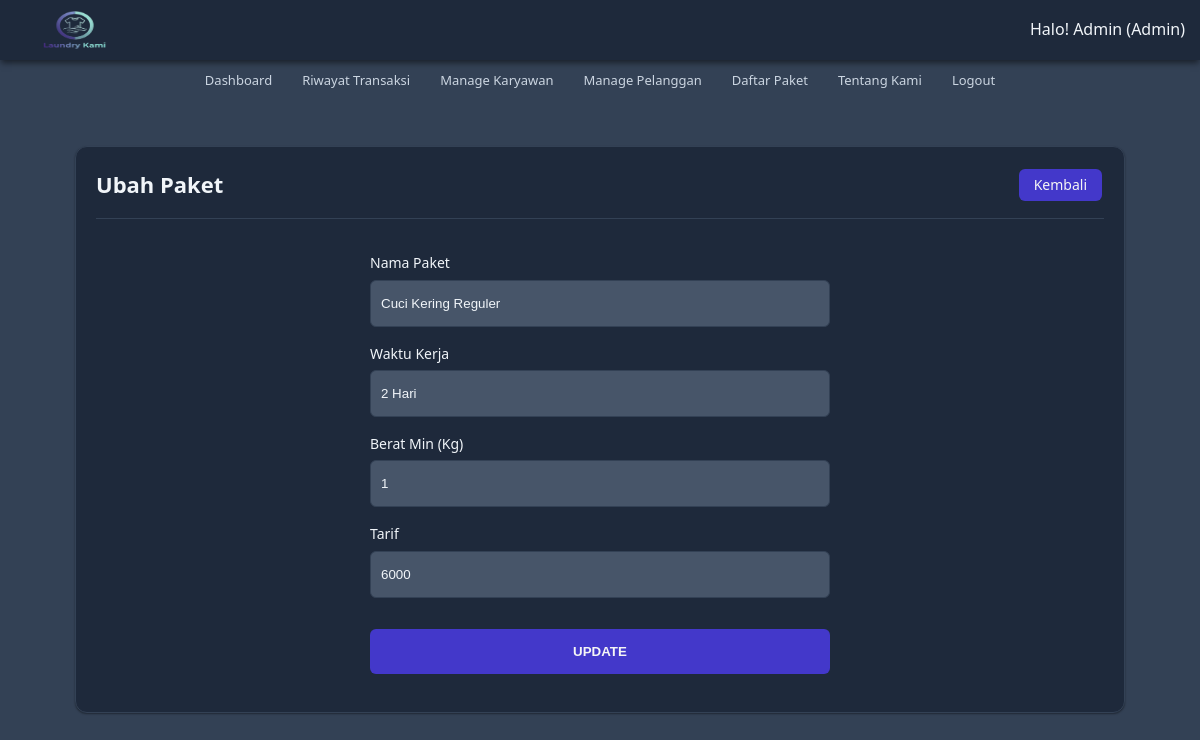
Page /paket/pkt_dc/edit.php?id_dc=1 (signed in) on the committed database.
### tables this page shows
CREATE TABLE `tb_dry_clean` (
  `id_dc` int(11) NOT NULL AUTO_INCREMENT,
  `nama_paket_dc` varchar(100) NOT NULL,
  `waktu_kerja_dc` varchar(20) NOT NULL,
  `kuantitas_dc` int(11) NOT NULL,
  `tarif_dc` int(11) NOT NULL,
  PRIMARY KEY (`id_dc`)
);

### src/_functions.php (called while the page is built, shortened)
<?php
$host = "db";
$user = "user_db";
$pass = "password_db";
$db = "laundry_app";
$koneksi = mysqli_connect($host, $user, $pass, $db);
function url($path = '')
{
    $protocol = (!empty($_SERVER['HTTPS']) && $_SERVER['HTTPS'] !== 'off') ? "https" : "http";
    $host = $_SERVER['HTTP_HOST'];
    $base_url = $protocol . '://' . $host . '/';
    return $base_url . ltrim($path, '/');
}
function query($query)
{
    global $koneksi;
    $result = mysqli_query($koneksi, $query);
    $rows = [];
    while ($row = mysqli_fetch_assoc($result)) {
        $rows[] = $row;
    }
    return $rows;
}

### src/paket/pkt_dc/edit.php (the view, shortened to what this page needs)
<?php
require_once('../../_header.php');
$id_dc = $_GET['id_dc'];
$data_dc = query("SELECT * FROM tb_dry_clean WHERE id_dc = '$id_dc'")[0];
?>
<div id="edit_dc" class="main-content">
   <div class="container">
      <div class="baris">
         <div class="col mt-2">
            <div class="card">
               <div class="card-title card-flex">
                  <div class="card-col">
                     <h2>Ubah Paket</h2>
                  </div>
                  <div class="card-col txt-right">
                     <a href="<?= url('paket/pkt_dc/pkt_dc.php') ?>" class="btn-xs bg-primary" style="color: whitesmoke;">Kembali</a>
                  </div>
               </div>
               <div class="card-body">
                  <form action="" method="post" class="form-input">
                     <div class="form-grup">
                        <label for="nama">Nama Paket</label>
                        <input type="text" name="nama_paket_dc" placeholder="Nama paket" value="<?= $data_dc['nama_paket_dc'] ?>" autocomplete="off" id="nama" required>
                     </div>
                     <div class="form-grup">
                        <label for="wk">Waktu Kerja</label>
                        <input type="text" name="waktu_kerja_dc" placeholder="Durasi Kerja" value="<?= $data_dc['waktu_kerja_dc'] ?>" autocomplete="off" id="wk" required>
                     </div>
                     <div class="form-grup">
                        <label for="berat">Berat Min (Kg)</label>
                        <input type="text" name="kuantitas_dc" placeholder="Berat per-Kg" value="<?= $data_dc['kuantitas_dc'] ?>" autocomplete="off" id="berat" required>
                     </div>
                     <div class="form-grup">
                        <label for="tarif">Tarif</label>
                        <input type="text" name="tarif_dc" placeholder="Harga Paket" value="<?= $data_dc['tarif_dc'] ?>" autocomplete="off" id="tarif" required>
                     </div>
                     <div class="form-grup ">
                        <button type="submit" class="mt-1" name="ubah" style="color: whitesmoke;">Update</button>
                     </div>
                  </form>
               </div>
            </div>
         </div>
      </div>
   </div>
</div>

### src/assets/css/style.css (style rules this page uses)
:root { --primary: #4338ca; --primary-light: #6366f1; --primary-dark: #312e81; --secondary: #64748b; --secondary-light: #94a3b8; --danger: #dc2626; --warning: #d97706; --success: #059669; --info: #0891b2; --bg-primary: #1e293b; --bg-secondary: #334155; --bg-tertiary: #475569; --bg-quaternary: #64748b; --text-primary: #f1f5f9; --text-secondary: #cbd5e1; --text-tertiary: #94a3b8; --text-quaternary: #64748b; --border: #334155; --border-light: #475569; --border-dark: #1e293b; --shadow-sm: 0 1px 2px 0 rgba(0, 0, 0, 0.4); --shadow-md: 0 4px 6px -1px rgba(0, 0, 0, 0.5); --shadow-lg: 0 10px 15px -3px rgba(0, 0, 0, 0.5); --shadow-xl: 0 20px 25px -5px rgba(0, 0, 0, 0.6); --radius: 12px; --radius-sm: 8px; --radius-xs: 6px; --transition: all 0.3s cubic-bezier(0.4, 0, 0.2, 1); --transition-fast: all 0.15s cubic-bezier(0.4, 0, 0.2, 1); }
* { margin: 0; padding: 0; box-sizing: border-box; transition: background-color 0.4s ease, color 0.4s ease, border-color 0.4s ease; }
html, body { width: 100%; max-width: 100%; position: relative; font-family: system-ui, -apple-system, BlinkMacSystemFont, "Segoe UI", Roboto, "Helvetica Neue", Arial, sans-serif; display: flex; flex-direction: column; background: var(--bg-secondary); color: var(--text-primary); line-height: 1.6; -webkit-font-smoothing: antialiased; -moz-osx-font-smoothing: grayscale; overflow-x: hidden; }
.txt-right { text-align: right; }
.mt-1 { margin-top: 15px }
.mt-2 { margin-top: 30px }
h2 { font-size: 22px; }
.main-content { display: flex; flex-direction: column; }
.container { display: flex; flex-direction: column; width: 1080px; max-width: 100%; margin: auto; padding: 0 15px; min-height: 20px; }
.baris { position: relative; margin: 0 -15px; display: flex; flex-direction: row; flex-wrap: wrap; }
.bg-primary { border: 2px solid var(--primary); color: var(--bg-primary); background: var(--primary); }
.col { flex: 1; }
.card { background: var(--bg-primary); margin: 15px; padding: 20px; border-radius: var(--radius); box-shadow: var(--shadow-sm); border: 1px solid var(--border); transition: var(--transition); }
.card-body { position: relative; }
.card-title { padding-bottom: 15px; margin-bottom: 15px; border-bottom: 1px solid var(--border); color: var(--text-primary); }
.card-flex { display: flex; flex-direction: row; align-items: center; justify-content: space-between; }
.card-col { flex: 1; }
.form-input { width: 480px; margin: auto; display: flex; flex-direction: column; padding: 10px; }
.form-grup { display: flex; flex-direction: column; position: relative; margin: 8px 0; }
.form-grup label { font-size: 14px; margin-bottom: 5px; color: var(--text-primary); font-weight: 500; }
.form-grup input { width: 100%; padding: 15px 10px; border-radius: var(--radius-xs); border: 1.5px solid var(--border); outline: none; background: var(--bg-tertiary); color: var(--text-primary); transition: var(--transition); }
.form-grup button { background: var(--primary); border: 0; color: var(--bg-primary); padding: 15px; border-radius: var(--radius-xs); text-transform: uppercase; cursor: pointer; font-weight: 600; transition: var(--transition); }
.btn-xs { font-size: 14px; display: inline-block; text-decoration: none; padding: 5px 15px; margin: 2px; border-radius: var(--radius-xs); cursor: pointer; border: 0; transition: var(--transition); font-weight: 500; }
.main-content { animation: fadeIn 0.8s ease-out; }

### rows in the picture
tb_dry_clean: nama_paket_dc "Cuci Kering Reguler", waktu_kerja_dc "2 Hari", kuantitas_dc "1", tarif_dc "6000"

### other values in the picture
$user['nama'] "Admin"
$user['role'] "Admin"
